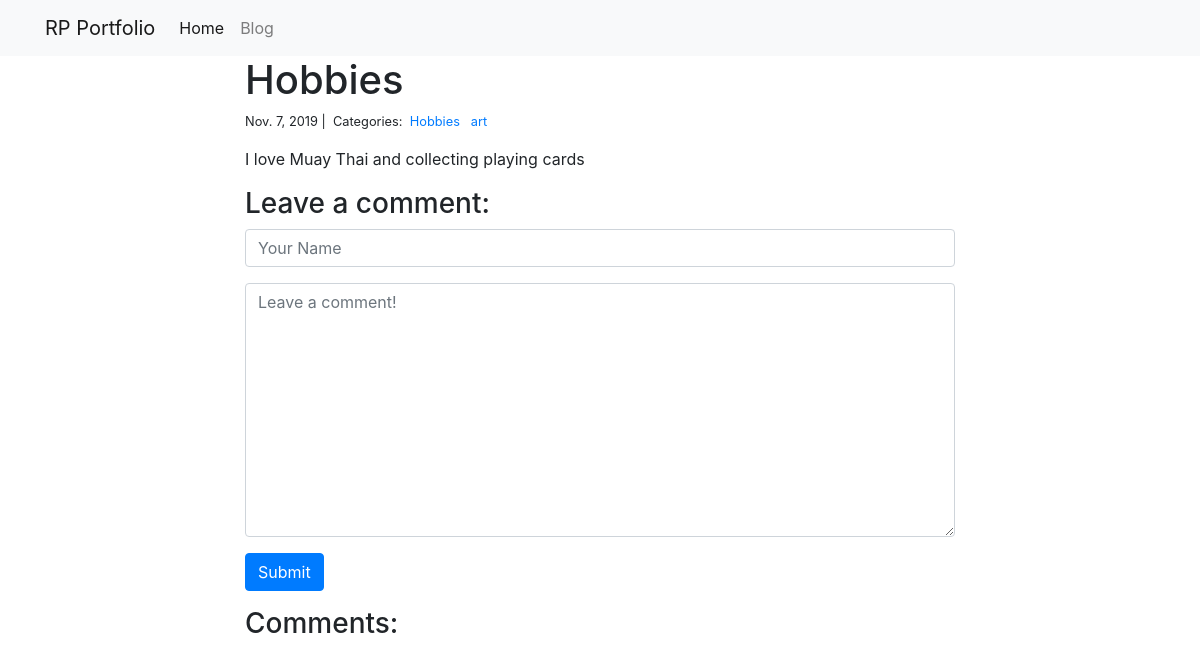
The app's page /blog/4/, older data.
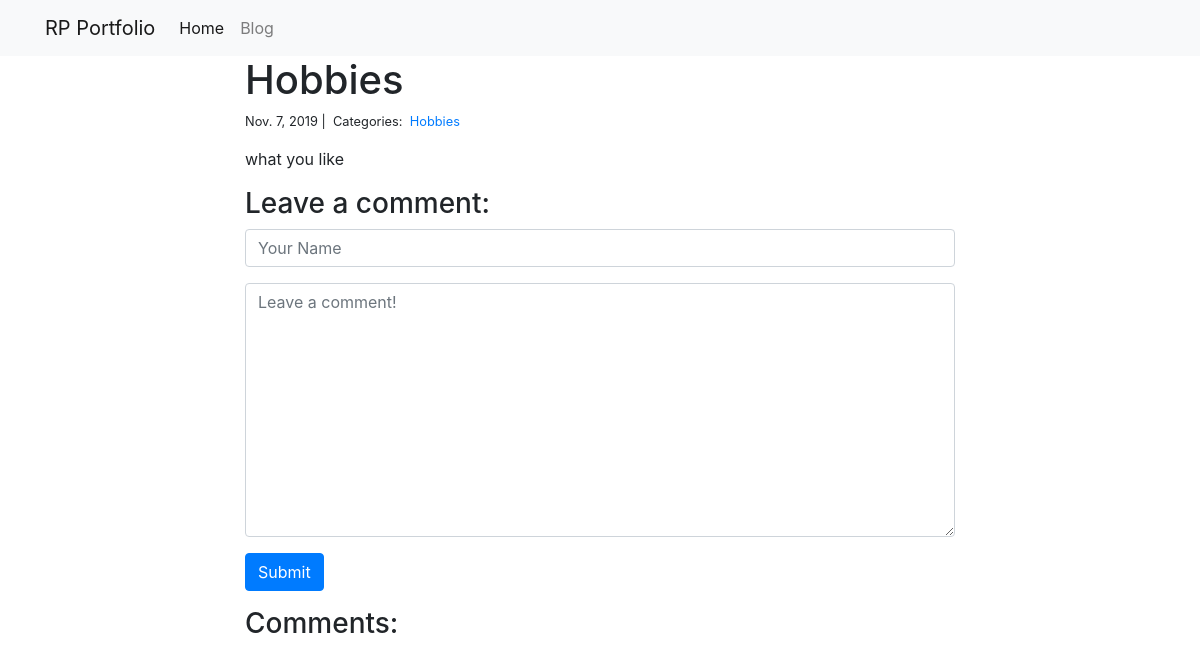
The same page, newer data.
### blog/models.py (models this page shows)
class Category(models.Model):
    name = models.CharField(max_length=20)

class Post(models.Model):
    title = models.CharField(max_length=255)
    body = models.TextField()
    created_on = models.DateTimeField(auto_now_add=True)
    last_modified = models.DateTimeField(auto_now=True)
    categories = models.ManyToManyField('category', related_name='posts')

### blog/views.py (the view, shortened to what this page needs)
# urls.py: path("<int:pk>/", views.blog_detail, name="blog_detail"),
def blog_detail(request, pk):
    post = Post.objects.get(pk=pk)
    comments = Comment.objects.filter(post=post)
    form = CommentForm()
    context = {
        "post": post,
        "comments": comments,
        "form": form,
        }
    return render(request, "blog_detail.html", context)

### blog/forms.py
class CommentForm(forms.Form):
    author = forms.CharField(
        max_length=60,
        widget=forms.TextInput(
            attrs={"class": "form-control", "placeholder": "Your Name"}
        ),
    )
    body = forms.CharField(
        widget=forms.Textarea(
            attrs={"class": "form-control", "placeholder": "Leave a comment!"}
        )
    )

### blog/templates/blog_detail.html (shortened to what this page needs)
{% extends "base.html" %}
{% block page_content %}
<div class="col-md-8 offset-md-2">
    <h1>{{ post.title }}</h1>
    <small>
        {{ post.created_on.date }} |&nbsp;
        Categories:&nbsp;
        {% for category in post.categories.all %}
        <a href="{% url 'blog_category' category.name %}">
            {{ category.name }}
        </a>&nbsp;
        {% endfor %}
    </small>
    <p>{{ post.body | linebreaks }}</p>
    <h3>Leave a comment:</h3>
    <form action="/blog/{{ post.pk }}/" method="post">
        <div class="form-group">
            {{ form.author }}
        </div>
        <div class="form-group">
            {{ form.body }}
        </div>
        <button type="submit" class="btn btn-primary">Submit</button>
    </form>
    <h3>Comments:</h3>
</div>
{% endblock %}

Row changes from the older to the newer data that the page shows:
removed Category: name "art"
changed Post "Hobbies": body "I love Muay Thai and collecting playing cards" → "what you like"
